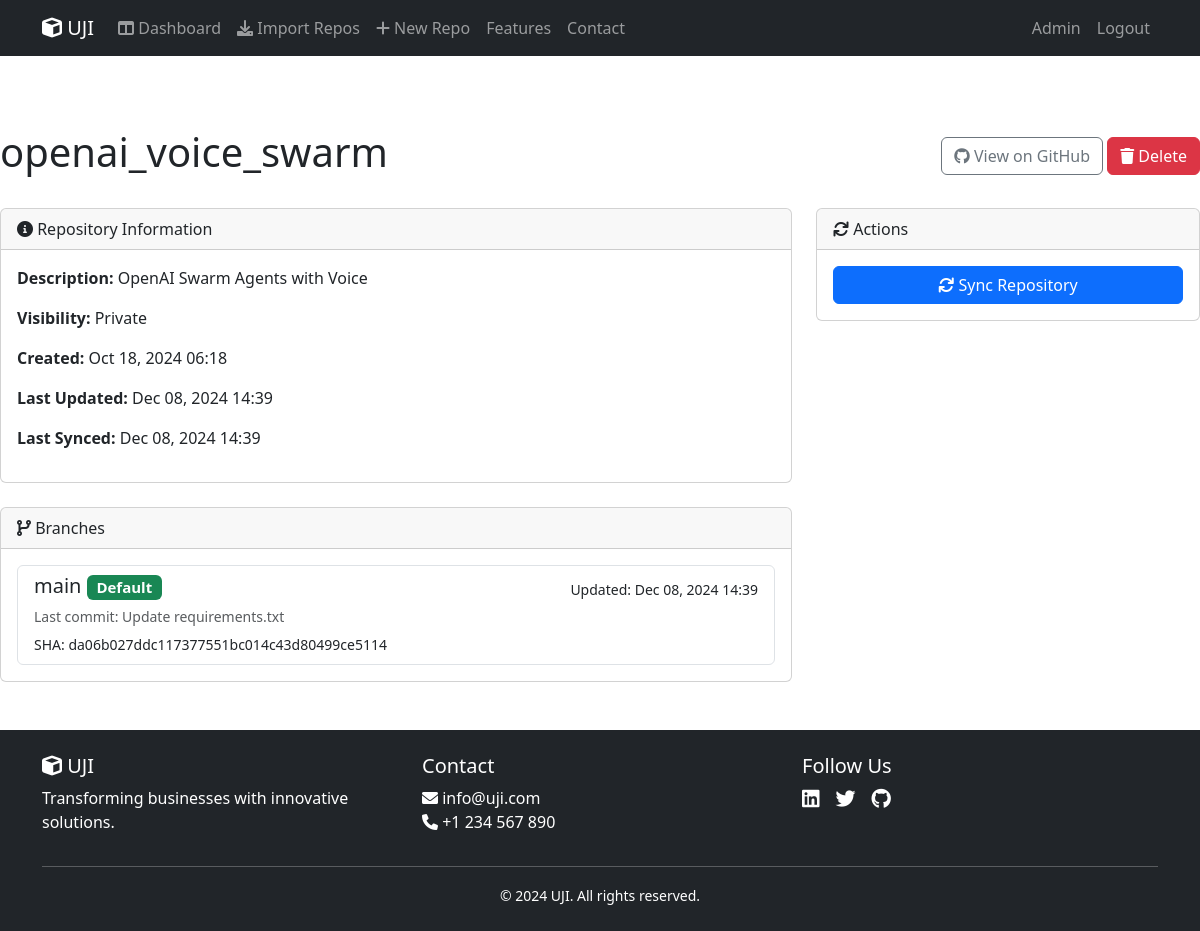
Screenshot of /repos/320/ (signed in) with the database file from the repository.
### repos/models.py (models this page shows, shortened)
class Repository(models.Model):
    github_id = models.IntegerField(unique=True)
    name = models.CharField(max_length=255)
    full_name = models.CharField(max_length=255, default='')  # Added default
    description = models.TextField(blank=True, null=True)
    url = models.URLField()
    private = models.BooleanField(default=False)
    fork = models.BooleanField(default=False)
    created_at = models.DateTimeField(default=timezone.now)
    updated_at = models.DateTimeField(auto_now=True)
    pushed_at = models.DateTimeField(null=True, blank=True)
    size = models.IntegerField(default=0)
    language = models.CharField(max_length=100, blank=True, null=True)
    default_branch = models.CharField(max_length=100, default='main')
    organization = models.CharField(max_length=255, null=True, blank=True)
    last_synced = models.DateTimeField(null=True, blank=True)
    local_path = models.CharField(max_length=512, null=True, blank=True)
    _cached_active_session = None
    _cached_has_sessions = None
    class Meta:
        verbose_name_plural = "repositories"
        ordering = ['-updated_at']
        indexes = [
            models.Index(fields=['updated_at']),
            models.Index(fields=['organization']),
            models.Index(fields=['language']),
        ]

class Branch(models.Model):
    repository = models.ForeignKey(Repository, on_delete=models.CASCADE, related_name='branches')
    name = models.CharField(max_length=255)
    is_default = models.BooleanField(default=False)
    last_commit_sha = models.CharField(max_length=40)
    last_commit_message = models.TextField(blank=True, null=True)
    updated_at = models.DateTimeField(auto_now=True)
    class Meta:
        verbose_name_plural = "branches"
        ordering = ['-updated_at']
        unique_together = ['repository', 'name']

### repos/views.py (the view)
# urls.py: path('<int:pk>/', views.repository_detail, name='repository_detail'),
@login_required
def repository_detail(request, pk):
    repository = get_object_or_404(Repository, pk=pk)
    branches = repository.branches.all().order_by('-is_default', 'name')
    return render(request, 'repos/repository_detail.html', {
        'repository': repository,
        'branches': branches
    })

### templates/repos/repository_detail.html (shortened to what this page needs)
{% extends 'base.html' %}
{% block content %}
<div class="d-flex justify-content-between align-items-center mb-4">
    <h1>{{ repository.name }}</h1>
    <div>
        <a href="{{ repository.url }}" class="btn btn-outline-secondary" target="_blank">
            <i class="fab fa-github"></i> View on GitHub
        </a>
        <a href="{% url 'repos:repository_delete' repository.pk %}" class="btn btn-danger">
            <i class="fas fa-trash"></i> Delete
        </a>
    </div>
</div>
<div class="row">
    <div class="col-md-8">
        <div class="card mb-4">
            <div class="card-header">
                <i class="fas fa-info-circle"></i> Repository Information
            </div>
            <div class="card-body">
                <p><strong>Description:</strong> {{ repository.description|default:"No description available" }}</p>
                <p><strong>Visibility:</strong> {% if repository.private %}Private{% else %}Public{% endif %}</p>
                <p><strong>Created:</strong> {{ repository.created_at|date:"M d, Y H:i" }}</p>
                <p><strong>Last Updated:</strong> {{ repository.updated_at|date:"M d, Y H:i" }}</p>
                <p><strong>Last Synced:</strong> {{ repository.last_synced|date:"M d, Y H:i"|default:"Never" }}</p>
            </div>
        </div>
        <div class="card">
            <div class="card-header">
                <i class="fas fa-code-branch"></i> Branches
            </div>
            <div class="card-body">
                {% if branches %}
                    <div class="list-group">
                        {% for branch in branches %}
                            <div class="list-group-item">
                                <div class="d-flex justify-content-between align-items-center">
                                    <h5 class="mb-1">
                                        {{ branch.name }}
                                        {% if branch.is_default %}
                                            <span class="badge bg-success">Default</span>
                                        {% endif %}
                                    </h5>
                                    <small>Updated: {{ branch.updated_at|date:"M d, Y H:i" }}</small>
                                </div>
                                <p class="mb-1">
                                    <small class="text-muted">Last commit: {{ branch.last_commit_message|truncatechars:100 }}</small>
                                </p>
                                <small>SHA: {{ branch.last_commit_sha }}</small>
                            </div>
                        {% endfor %}
                    </div>
                {% else %}
                    <p class="text-muted">No branches found.</p>
                {% endif %}
            </div>
        </div>
    </div>
    <div class="col-md-4">
        <div class="card mb-4">
            <div class="card-header">
                <i class="fas fa-sync"></i> Actions
            </div>
            <div class="card-body">
                <form method="post" action="{% url 'repos:repository_import' %}">
                    <button type="submit" class="btn btn-primary w-100">
                        <i class="fas fa-sync"></i> Sync Repository
                    </button>
                </form>
            </div>
        </div>
    </div>
</div>
{% endblock %}

### templates/base.html (style rules this page uses)
.card { transition: transform 0.3s ease; }

### rows the page displays
Repository: name "openai_voice_swarm", description "OpenAI Swarm Agents with Voice", created_at "Oct 18, 2024 06:18", updated_at "Dec 08, 2024 14:39", last_synced "Dec 08, 2024 14:39"
Branch: name "main", is_default "Default", updated_at "Dec 08, 2024 14:39", last_commit_message "Update requirements.txt", last_commit_sha "da06b027ddc117377551bc014c43d80499ce5114"
